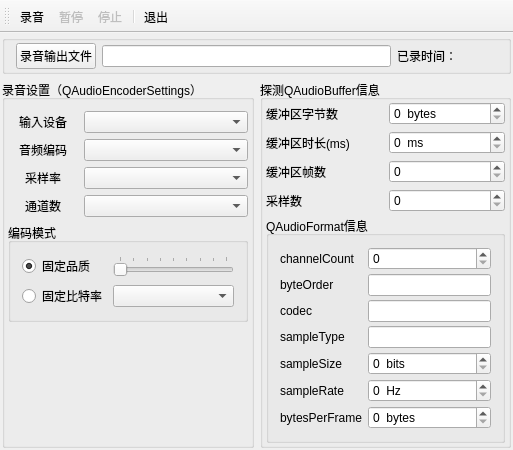
<?xml version="1.0" encoding="UTF-8"?>
<ui version="4.0">
 <class>MainWindow</class>
 <widget class="QMainWindow" name="MainWindow">
  <property name="geometry">
   <rect>
    <x>0</x>
    <y>0</y>
    <width>513</width>
    <height>415</height>
   </rect>
  </property>
  <property name="windowTitle">
   <string>QAudioRecorder录制音频</string>
  </property>
  <widget class="QWidget" name="centralWidget">
   <layout class="QGridLayout" name="gridLayout_5">
    <property name="leftMargin">
     <number>2</number>
    </property>
    <property name="topMargin">
     <number>2</number>
    </property>
    <property name="rightMargin">
     <number>2</number>
    </property>
    <property name="bottomMargin">
     <number>2</number>
    </property>
    <property name="spacing">
     <number>6</number>
    </property>
    <item row="0" column="0" colspan="2">
     <widget class="QGroupBox" name="groupBox_3">
      <property name="title">
       <string/>
      </property>
      <layout class="QHBoxLayout" name="horizontalLayout">
       <property name="topMargin">
        <number>2</number>
       </property>
       <property name="bottomMargin">
        <number>2</number>
       </property>
       <item>
        <widget class="QPushButton" name="btnGetFile">
         <property name="text">
          <string>录音输出文件</string>
         </property>
         <property name="icon">
          <iconset resource="res.qrc">
           <normaloff>:/images/images/104.bmp</normaloff>:/images/images/104.bmp</iconset>
         </property>
        </widget>
       </item>
       <item>
        <widget class="QLineEdit" name="editOutputFile"/>
       </item>
       <item>
        <widget class="QLabel" name="LabPassTime">
         <property name="minimumSize">
          <size>
           <width>100</width>
           <height>0</height>
          </size>
         </property>
         <property name="text">
          <string>已录时间：</string>
         </property>
        </widget>
       </item>
      </layout>
     </widget>
    </item>
    <item row="1" column="0">
     <widget class="QGroupBox" name="groupBox">
      <property name="title">
       <string>录音设置（QAudioEncoderSettings）</string>
      </property>
      <layout class="QVBoxLayout" name="verticalLayout">
       <property name="leftMargin">
        <number>3</number>
       </property>
       <property name="rightMargin">
        <number>3</number>
       </property>
       <item>
        <layout class="QGridLayout" name="gridLayout">
         <item row="0" column="0">
          <widget class="QLabel" name="label">
           <property name="maximumSize">
            <size>
             <width>70</width>
             <height>16777215</height>
            </size>
           </property>
           <property name="text">
            <string>输入设备</string>
           </property>
           <property name="alignment">
            <set>Qt::AlignCenter</set>
           </property>
          </widget>
         </item>
         <item row="0" column="1">
          <widget class="QComboBox" name="comboDevices"/>
         </item>
         <item row="1" column="0">
          <widget class="QLabel" name="label_2">
           <property name="maximumSize">
            <size>
             <width>70</width>
             <height>16777215</height>
            </size>
           </property>
           <property name="text">
            <string>音频编码</string>
           </property>
           <property name="alignment">
            <set>Qt::AlignCenter</set>
           </property>
          </widget>
         </item>
         <item row="1" column="1">
          <widget class="QComboBox" name="comboCodec"/>
         </item>
         <item row="2" column="0">
          <widget class="QLabel" name="label_3">
           <property name="maximumSize">
            <size>
             <width>70</width>
             <height>16777215</height>
            </size>
           </property>
           <property name="text">
            <string>采样率</string>
           </property>
           <property name="alignment">
            <set>Qt::AlignCenter</set>
           </property>
          </widget>
         </item>
         <item row="2" column="1">
          <widget class="QComboBox" name="comboSampleRate"/>
         </item>
         <item row="3" column="0">
          <widget class="QLabel" name="label_4">
           <property name="maximumSize">
            <size>
             <width>70</width>
             <height>16777215</height>
            </size>
           </property>
           <property name="text">
            <string>通道数</string>
           </property>
           <property name="alignment">
            <set>Qt::AlignCenter</set>
           </property>
          </widget>
         </item>
         <item row="3" column="1">
          <widget class="QComboBox" name="comboChannels"/>
         </item>
        </layout>
       </item>
       <item>
        <widget class="QGroupBox" name="groupBox_2">
         <property name="title">
          <string>编码模式</string>
         </property>
         <layout class="QGridLayout" name="gridLayout_2">
          <item row="1" column="1">
           <widget class="QComboBox" name="comboBitrate"/>
          </item>
          <item row="0" column="0">
           <widget class="QRadioButton" name="radioQuality">
            <property name="text">
             <string>固定品质</string>
            </property>
            <property name="checked">
             <bool>true</bool>
            </property>
           </widget>
          </item>
          <item row="0" column="1">
           <widget class="QSlider" name="sliderQuality">
            <property name="maximum">
             <number>8</number>
            </property>
            <property name="orientation">
             <enum>Qt::Horizontal</enum>
            </property>
            <property name="tickPosition">
             <enum>QSlider::TicksAbove</enum>
            </property>
            <property name="tickInterval">
             <number>1</number>
            </property>
           </widget>
          </item>
          <item row="1" column="0">
           <widget class="QRadioButton" name="radioBitrate">
            <property name="text">
             <string>固定比特率</string>
            </property>
            <property name="checked">
             <bool>false</bool>
            </property>
           </widget>
          </item>
         </layout>
        </widget>
       </item>
       <item>
        <spacer name="verticalSpacer">
         <property name="orientation">
          <enum>Qt::Vertical</enum>
         </property>
         <property name="sizeHint" stdset="0">
          <size>
           <width>20</width>
           <height>40</height>
          </size>
         </property>
        </spacer>
       </item>
      </layout>
     </widget>
    </item>
    <item row="1" column="1">
     <widget class="QGroupBox" name="groupBox_4">
      <property name="title">
       <string>探测QAudioBuffer信息</string>
      </property>
      <layout class="QVBoxLayout" name="verticalLayout_2">
       <property name="spacing">
        <number>4</number>
       </property>
       <property name="leftMargin">
        <number>3</number>
       </property>
       <property name="topMargin">
        <number>2</number>
       </property>
       <property name="rightMargin">
        <number>3</number>
       </property>
       <property name="bottomMargin">
        <number>2</number>
       </property>
       <item>
        <layout class="QGridLayout" name="gridLayout_3">
         <item row="0" column="0">
          <widget class="QLabel" name="label_6">
           <property name="text">
            <string>缓冲区字节数</string>
           </property>
          </widget>
         </item>
         <item row="0" column="1">
          <widget class="QSpinBox" name="spin_byteCount">
           <property name="suffix">
            <string>  bytes</string>
           </property>
           <property name="maximum">
            <number>999999999</number>
           </property>
          </widget>
         </item>
         <item row="1" column="0">
          <widget class="QLabel" name="label_7">
           <property name="text">
            <string>缓冲区时长(ms)</string>
           </property>
          </widget>
         </item>
         <item row="1" column="1">
          <widget class="QSpinBox" name="spin_duration">
           <property name="suffix">
            <string>  ms</string>
           </property>
           <property name="maximum">
            <number>999999999</number>
           </property>
          </widget>
         </item>
         <item row="2" column="0">
          <widget class="QLabel" name="label_8">
           <property name="text">
            <string>缓冲区帧数</string>
           </property>
          </widget>
         </item>
         <item row="2" column="1">
          <widget class="QSpinBox" name="spin_frameCount">
           <property name="maximum">
            <number>999999999</number>
           </property>
          </widget>
         </item>
         <item row="3" column="0">
          <widget class="QLabel" name="label_9">
           <property name="text">
            <string>采样数</string>
           </property>
          </widget>
         </item>
         <item row="3" column="1">
          <widget class="QSpinBox" name="spin_sampleCount">
           <property name="maximum">
            <number>999999999</number>
           </property>
          </widget>
         </item>
        </layout>
       </item>
       <item>
        <widget class="QGroupBox" name="groupBox_5">
         <property name="title">
          <string>QAudioFormat信息</string>
         </property>
         <layout class="QGridLayout" name="gridLayout_4">
          <property name="verticalSpacing">
           <number>4</number>
          </property>
          <item row="0" column="0">
           <widget class="QLabel" name="label_10">
            <property name="text">
             <string>channelCount</string>
            </property>
           </widget>
          </item>
          <item row="0" column="1">
           <widget class="QSpinBox" name="spin_channelCount"/>
          </item>
          <item row="1" column="0">
           <widget class="QLabel" name="label_11">
            <property name="text">
             <string>byteOrder</string>
            </property>
           </widget>
          </item>
          <item row="1" column="1">
           <widget class="QLineEdit" name="edit_byteOrder"/>
          </item>
          <item row="2" column="0">
           <widget class="QLabel" name="label_12">
            <property name="text">
             <string>codec</string>
            </property>
           </widget>
          </item>
          <item row="2" column="1">
           <widget class="QLineEdit" name="edit_codec"/>
          </item>
          <item row="3" column="0">
           <widget class="QLabel" name="label_13">
            <property name="text">
             <string>sampleType</string>
            </property>
           </widget>
          </item>
          <item row="3" column="1">
           <widget class="QLineEdit" name="edit_sampleType"/>
          </item>
          <item row="4" column="0">
           <widget class="QLabel" name="label_14">
            <property name="text">
             <string>sampleSize</string>
            </property>
           </widget>
          </item>
          <item row="4" column="1">
           <widget class="QSpinBox" name="spin_sampleSize">
            <property name="suffix">
             <string>  bits</string>
            </property>
            <property name="maximum">
             <number>999</number>
            </property>
           </widget>
          </item>
          <item row="5" column="0">
           <widget class="QLabel" name="label_15">
            <property name="text">
             <string>sampleRate</string>
            </property>
           </widget>
          </item>
          <item row="5" column="1">
           <widget class="QSpinBox" name="spin_sampleRate">
            <property name="suffix">
             <string>  Hz</string>
            </property>
            <property name="maximum">
             <number>9999999</number>
            </property>
           </widget>
          </item>
          <item row="6" column="0">
           <widget class="QLabel" name="label_16">
            <property name="text">
             <string>bytesPerFrame</string>
            </property>
           </widget>
          </item>
          <item row="6" column="1">
           <widget class="QSpinBox" name="spin_bytesPerFrame">
            <property name="suffix">
             <string>  bytes</string>
            </property>
            <property name="maximum">
             <number>999999</number>
            </property>
           </widget>
          </item>
         </layout>
        </widget>
       </item>
      </layout>
     </widget>
    </item>
   </layout>
  </widget>
  <widget class="QMenuBar" name="menuBar">
   <property name="geometry">
    <rect>
     <x>0</x>
     <y>0</y>
     <width>513</width>
     <height>23</height>
    </rect>
   </property>
  </widget>
  <widget class="QToolBar" name="mainToolBar">
   <property name="toolButtonStyle">
    <enum>Qt::ToolButtonTextBesideIcon</enum>
   </property>
   <attribute name="toolBarArea">
    <enum>TopToolBarArea</enum>
   </attribute>
   <attribute name="toolBarBreak">
    <bool>false</bool>
   </attribute>
   <addaction name="actRecord"/>
   <addaction name="actPause"/>
   <addaction name="actStop"/>
   <addaction name="separator"/>
   <addaction name="actQuit"/>
  </widget>
  <action name="actRecord">
   <property name="icon">
    <iconset resource="res.qrc">
     <normaloff>:/images/images/626.bmp</normaloff>:/images/images/626.bmp</iconset>
   </property>
   <property name="text">
    <string>录音</string>
   </property>
   <property name="toolTip">
    <string>录音</string>
   </property>
  </action>
  <action name="actPause">
   <property name="enabled">
    <bool>false</bool>
   </property>
   <property name="icon">
    <iconset resource="res.qrc">
     <normaloff>:/images/images/622.bmp</normaloff>:/images/images/622.bmp</iconset>
   </property>
   <property name="text">
    <string>暂停</string>
   </property>
   <property name="toolTip">
    <string>暂停</string>
   </property>
  </action>
  <action name="actStop">
   <property name="enabled">
    <bool>false</bool>
   </property>
   <property name="icon">
    <iconset resource="res.qrc">
     <normaloff>:/images/images/624.bmp</normaloff>:/images/images/624.bmp</iconset>
   </property>
   <property name="text">
    <string>停止</string>
   </property>
   <property name="toolTip">
    <string>停止</string>
   </property>
  </action>
  <action name="actQuit">
   <property name="icon">
    <iconset resource="res.qrc">
     <normaloff>:/images/images/132.bmp</normaloff>:/images/images/132.bmp</iconset>
   </property>
   <property name="text">
    <string>退出</string>
   </property>
   <property name="toolTip">
    <string>退出</string>
   </property>
  </action>
 </widget>
 <layoutdefault spacing="6" margin="11"/>
 <resources>
  <include location="res.qrc"/>
 </resources>
 <connections>
  <connection>
   <sender>actQuit</sender>
   <signal>triggered()</signal>
   <receiver>MainWindow</receiver>
   <slot>close()</slot>
   <hints>
    <hint type="sourcelabel">
     <x>-1</x>
     <y>-1</y>
    </hint>
    <hint type="destinationlabel">
     <x>209</x>
     <y>156</y>
    </hint>
   </hints>
  </connection>
 </connections>
</ui>
